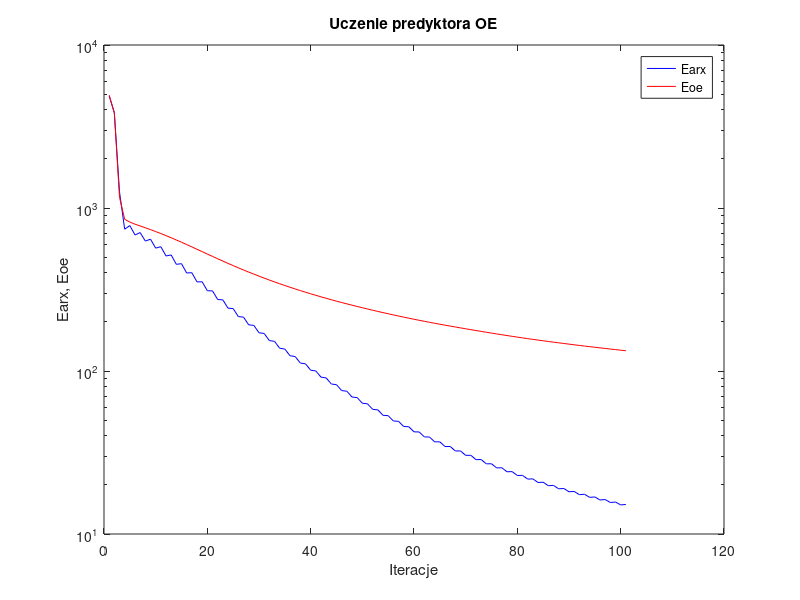
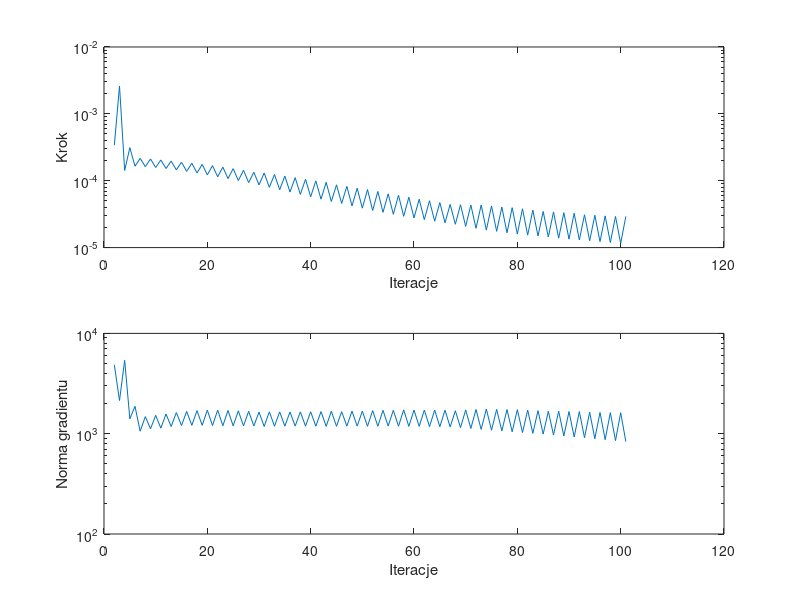

Reproduce these figures in MATLAB, in order.
%uczenie predyktora oe
clear all;
n=0; farx(n+1)=4.878460e+003; foe(n+1)=4.920592e+003; wspucz(n+1)=0.000000e+000; ng(n+1)=0.000000e+000;
n=1; farx(n+1)=3.847255e+003; foe(n+1)=3.822117e+003; krok(n+1)=3.395966e-004; ng(n+1)=4.857193e+003;
n=2; farx(n+1)=1.256359e+003; foe(n+1)=1.163550e+003; krok(n+1)=2.609735e-003; ng(n+1)=2.141793e+003;
n=3; farx(n+1)=7.415947e+002; foe(n+1)=8.522445e+002; krok(n+1)=1.422016e-004; ng(n+1)=5.385448e+003;
n=4; farx(n+1)=7.802357e+002; foe(n+1)=8.200977e+002; krok(n+1)=3.125285e-004; ng(n+1)=1.407255e+003;
n=5; farx(n+1)=6.832000e+002; foe(n+1)=7.954595e+002; krok(n+1)=1.646626e-004; ng(n+1)=1.875548e+003;
n=6; farx(n+1)=7.066234e+002; foe(n+1)=7.762101e+002; krok(n+1)=2.160041e-004; ng(n+1)=1.058436e+003;
n=7; farx(n+1)=6.267236e+002; foe(n+1)=7.561375e+002; krok(n+1)=1.625548e-004; ng(n+1)=1.480081e+003;
n=8; farx(n+1)=6.437031e+002; foe(n+1)=7.371231e+002; krok(n+1)=2.117778e-004; ng(n+1)=1.117525e+003;
n=9; farx(n+1)=5.674840e+002; foe(n+1)=7.168202e+002; krok(n+1)=1.575933e-004; ng(n+1)=1.521496e+003;
n=10; farx(n+1)=5.786970e+002; foe(n+1)=6.974296e+002; krok(n+1)=2.044712e-004; ng(n+1)=1.135648e+003;
n=11; farx(n+1)=5.080067e+002; foe(n+1)=6.767581e+002; krok(n+1)=1.522476e-004; ng(n+1)=1.570559e+003;
n=12; farx(n+1)=5.151778e+002; foe(n+1)=6.571140e+002; krok(n+1)=1.965251e-004; ng(n+1)=1.179008e+003;
n=13; farx(n+1)=4.513446e+002; foe(n+1)=6.363558e+002; krok(n+1)=1.455783e-004; ng(n+1)=1.625219e+003;
n=14; farx(n+1)=4.554237e+002; foe(n+1)=6.168177e+002; krok(n+1)=1.891134e-004; ng(n+1)=1.206388e+003;
n=15; farx(n+1)=3.991959e+002; foe(n+1)=5.964710e+002; krok(n+1)=1.381179e-004; ng(n+1)=1.667193e+003;
n=16; farx(n+1)=4.010073e+002; foe(n+1)=5.774749e+002; krok(n+1)=1.828020e-004; ng(n+1)=1.211632e+003;
n=17; farx(n+1)=3.521128e+002; foe(n+1)=5.579782e+002; krok(n+1)=1.306299e-004; ng(n+1)=1.698929e+003;
n=18; farx(n+1)=3.526203e+002; foe(n+1)=5.400032e+002; krok(n+1)=1.752601e-004; ng(n+1)=1.211551e+003;
n=19; farx(n+1)=3.107196e+002; foe(n+1)=5.217021e+002; krok(n+1)=1.223990e-004; ng(n+1)=1.717270e+003;
n=20; farx(n+1)=3.101165e+002; foe(n+1)=5.049209e+002; krok(n+1)=1.681794e-004; ng(n+1)=1.205644e+003;
n=21; farx(n+1)=2.744672e+002; foe(n+1)=4.880647e+002; krok(n+1)=1.147197e-004; ng(n+1)=1.718140e+003;
n=22; farx(n+1)=2.732161e+002; foe(n+1)=4.726395e+002; krok(n+1)=1.596151e-004; ng(n+1)=1.199941e+003;
n=23; farx(n+1)=2.429813e+002; foe(n+1)=4.573480e+002; krok(n+1)=1.077049e-004; ng(n+1)=1.702704e+003;
n=24; farx(n+1)=2.414671e+002; foe(n+1)=4.433276e+002; krok(n+1)=1.516372e-004; ng(n+1)=1.197660e+003;
n=25; farx(n+1)=2.156919e+002; foe(n+1)=4.294974e+002; krok(n+1)=1.004460e-004; ng(n+1)=1.691067e+003;
n=26; farx(n+1)=2.140668e+002; foe(n+1)=4.168293e+002; krok(n+1)=1.433326e-004; ng(n+1)=1.195335e+003;
n=27; farx(n+1)=1.920319e+002; foe(n+1)=4.044013e+002; krok(n+1)=9.371042e-005; ng(n+1)=1.671778e+003;
n=28; farx(n+1)=1.904201e+002; foe(n+1)=3.930061e+002; krok(n+1)=1.340733e-004; ng(n+1)=1.196073e+003;
n=29; farx(n+1)=1.716925e+002; foe(n+1)=3.819171e+002; krok(n+1)=8.683747e-005; ng(n+1)=1.640371e+003;
n=30; farx(n+1)=1.699539e+002; foe(n+1)=3.715523e+002; krok(n+1)=1.304575e-004; ng(n+1)=1.182129e+003;
n=31; farx(n+1)=1.536793e+002; foe(n+1)=3.614828e+002; krok(n+1)=7.964429e-005; ng(n+1)=1.651862e+003;
n=32; farx(n+1)=1.520331e+002; foe(n+1)=3.521371e+002; krok(n+1)=1.239407e-004; ng(n+1)=1.187156e+003;
n=33; farx(n+1)=1.379295e+002; foe(n+1)=3.430633e+002; krok(n+1)=7.332789e-005; ng(n+1)=1.650332e+003;
n=34; farx(n+1)=1.363600e+002; foe(n+1)=3.345993e+002; krok(n+1)=1.174602e-004; ng(n+1)=1.188762e+003;
n=35; farx(n+1)=1.240881e+002; foe(n+1)=3.264358e+002; krok(n+1)=6.776689e-005; ng(n+1)=1.646500e+003;
n=36; farx(n+1)=1.226639e+002; foe(n+1)=3.187703e+002; krok(n+1)=1.112180e-004; ng(n+1)=1.190447e+003;
n=37; farx(n+1)=1.119174e+002; foe(n+1)=3.113781e+002; krok(n+1)=6.242959e-005; ng(n+1)=1.650967e+003;
n=38; farx(n+1)=1.106306e+002; foe(n+1)=3.044014e+002; krok(n+1)=1.051134e-004; ng(n+1)=1.189652e+003;
n=39; farx(n+1)=1.011898e+002; foe(n+1)=2.976927e+002; krok(n+1)=5.755042e-005; ng(n+1)=1.655236e+003;
n=40; farx(n+1)=1.000382e+002; foe(n+1)=2.913112e+002; krok(n+1)=9.955398e-005; ng(n+1)=1.187506e+003;
n=41; farx(n+1)=9.170262e+001; foe(n+1)=2.851814e+002; krok(n+1)=5.294446e-005; ng(n+1)=1.661511e+003;
n=42; farx(n+1)=9.067520e+001; foe(n+1)=2.793105e+002; krok(n+1)=9.476985e-005; ng(n+1)=1.184540e+003;
n=43; farx(n+1)=8.323230e+001; foe(n+1)=2.736588e+002; krok(n+1)=4.888219e-005; ng(n+1)=1.673904e+003;
n=44; farx(n+1)=8.240091e+001; foe(n+1)=2.682963e+002; krok(n+1)=8.683747e-005; ng(n+1)=1.186466e+003;
n=45; farx(n+1)=7.583203e+001; foe(n+1)=2.631834e+002; krok(n+1)=4.572173e-005; ng(n+1)=1.659618e+003;
n=46; farx(n+1)=7.515557e+001; foe(n+1)=2.582427e+002; krok(n+1)=8.233132e-005; ng(n+1)=1.190576e+003;
n=47; farx(n+1)=6.924791e+001; foe(n+1)=2.534634e+002; krok(n+1)=4.204485e-005; ng(n+1)=1.677377e+003;
n=48; farx(n+1)=6.868348e+001; foe(n+1)=2.488799e+002; krok(n+1)=7.712392e-005; ng(n+1)=1.191455e+003;
n=49; farx(n+1)=6.342343e+001; foe(n+1)=2.444631e+002; krok(n+1)=3.886698e-005; ng(n+1)=1.676960e+003;
n=50; farx(n+1)=6.291738e+001; foe(n+1)=2.401605e+002; krok(n+1)=7.380789e-005; ng(n+1)=1.186239e+003;
n=51; farx(n+1)=5.816927e+001; foe(n+1)=2.360180e+002; krok(n+1)=3.594329e-005; ng(n+1)=1.700263e+003;
n=52; farx(n+1)=5.776558e+001; foe(n+1)=2.320157e+002; krok(n+1)=6.905895e-005; ng(n+1)=1.186526e+003;
n=53; farx(n+1)=5.347971e+001; foe(n+1)=2.281666e+002; krok(n+1)=3.369455e-005; ng(n+1)=1.709857e+003;
n=54; farx(n+1)=5.320844e+001; foe(n+1)=2.244786e+002; krok(n+1)=6.371327e-005; ng(n+1)=1.192504e+003;
n=55; farx(n+1)=4.936609e+001; foe(n+1)=2.209069e+002; krok(n+1)=3.146663e-005; ng(n+1)=1.711239e+003;
n=56; farx(n+1)=4.914425e+001; foe(n+1)=2.174407e+002; krok(n+1)=6.060680e-005; ng(n+1)=1.187108e+003;
n=57; farx(n+1)=4.566293e+001; foe(n+1)=2.140848e+002; krok(n+1)=2.936330e-005; ng(n+1)=1.727093e+003;
n=58; farx(n+1)=4.549838e+001; foe(n+1)=2.108419e+002; krok(n+1)=5.665485e-005; ng(n+1)=1.183619e+003;
n=59; farx(n+1)=4.235020e+001; foe(n+1)=2.077275e+002; krok(n+1)=2.780451e-005; ng(n+1)=1.719893e+003;
n=60; farx(n+1)=4.226541e+001; foe(n+1)=2.047221e+002; krok(n+1)=5.279238e-005; ng(n+1)=1.185272e+003;
n=61; farx(n+1)=3.941857e+001; foe(n+1)=2.018125e+002; krok(n+1)=2.617217e-005; ng(n+1)=1.717646e+003;
n=62; farx(n+1)=3.936605e+001; foe(n+1)=1.989864e+002; krok(n+1)=5.019773e-005; ng(n+1)=1.176680e+003;
n=63; farx(n+1)=3.676585e+001; foe(n+1)=1.962538e+002; krok(n+1)=2.480406e-005; ng(n+1)=1.719484e+003;
n=64; farx(n+1)=3.677113e+001; foe(n+1)=1.936302e+002; krok(n+1)=4.705554e-005; ng(n+1)=1.174694e+003;
n=65; farx(n+1)=3.440331e+001; foe(n+1)=1.910692e+002; krok(n+1)=2.352777e-005; ng(n+1)=1.713856e+003;
n=66; farx(n+1)=3.443729e+001; foe(n+1)=1.886126e+002; krok(n+1)=4.418089e-005; ng(n+1)=1.166280e+003;
n=67; farx(n+1)=3.230220e+001; foe(n+1)=1.862303e+002; krok(n+1)=2.230894e-005; ng(n+1)=1.693192e+003;
n=68; farx(n+1)=3.234014e+001; foe(n+1)=1.838922e+002; krok(n+1)=4.381503e-005; ng(n+1)=1.148080e+003;
n=69; farx(n+1)=3.037020e+001; foe(n+1)=1.815916e+002; krok(n+1)=2.078166e-005; ng(n+1)=1.724811e+003;
n=70; farx(n+1)=3.040327e+001; foe(n+1)=1.793574e+002; krok(n+1)=4.334515e-005; ng(n+1)=1.128061e+003;
n=71; farx(n+1)=2.859677e+001; foe(n+1)=1.771506e+002; krok(n+1)=1.943349e-005; ng(n+1)=1.743371e+003;
n=72; farx(n+1)=2.861686e+001; foe(n+1)=1.749998e+002; krok(n+1)=4.334515e-005; ng(n+1)=1.103844e+003;
n=73; farx(n+1)=2.694832e+001; foe(n+1)=1.728739e+002; krok(n+1)=1.827909e-005; ng(n+1)=1.764097e+003;
n=74; farx(n+1)=2.697026e+001; foe(n+1)=1.708280e+002; krok(n+1)=4.194015e-005; ng(n+1)=1.083454e+003;
n=75; farx(n+1)=2.544520e+001; foe(n+1)=1.688330e+002; krok(n+1)=1.749394e-005; ng(n+1)=1.748779e+003;
n=76; farx(n+1)=2.548800e+001; foe(n+1)=1.669146e+002; krok(n+1)=4.037383e-005; ng(n+1)=1.067567e+003;
n=77; farx(n+1)=2.409090e+001; foe(n+1)=1.650273e+002; krok(n+1)=1.666649e-005; ng(n+1)=1.740498e+003;
n=78; farx(n+1)=2.413729e+001; foe(n+1)=1.632013e+002; krok(n+1)=3.953838e-005; ng(n+1)=1.045559e+003;
n=79; farx(n+1)=2.284814e+001; foe(n+1)=1.614062e+002; krok(n+1)=1.593982e-005; ng(n+1)=1.736960e+003;
n=80; farx(n+1)=2.290551e+001; foe(n+1)=1.596836e+002; krok(n+1)=3.808337e-005; ng(n+1)=1.026178e+003;
n=81; farx(n+1)=2.171885e+001; foe(n+1)=1.579937e+002; krok(n+1)=1.538085e-005; ng(n+1)=1.719403e+003;
n=82; farx(n+1)=2.179223e+001; foe(n+1)=1.563804e+002; krok(n+1)=3.632731e-005; ng(n+1)=1.009308e+003;
n=83; farx(n+1)=2.070012e+001; foe(n+1)=1.547938e+002; krok(n+1)=1.489515e-005; ng(n+1)=1.696643e+003;
n=84; farx(n+1)=2.078594e+001; foe(n+1)=1.532786e+002; krok(n+1)=3.474555e-005; ng(n+1)=9.919516e+002;
n=85; farx(n+1)=1.978151e+001; foe(n+1)=1.517849e+002; krok(n+1)=1.438760e-005; ng(n+1)=1.674781e+003;
n=86; farx(n+1)=1.987031e+001; foe(n+1)=1.503393e+002; krok(n+1)=3.415827e-005; ng(n+1)=9.699205e+002;
n=87; farx(n+1)=1.893394e+001; foe(n+1)=1.489058e+002; krok(n+1)=1.384395e-005; ng(n+1)=1.676045e+003;
n=88; farx(n+1)=1.902419e+001; foe(n+1)=1.475260e+002; krok(n+1)=3.328831e-005; ng(n+1)=9.481775e+002;
n=89; farx(n+1)=1.815502e+001; foe(n+1)=1.461624e+002; krok(n+1)=1.338683e-005; ng(n+1)=1.663968e+003;
n=90; farx(n+1)=1.824752e+001; foe(n+1)=1.448434e+002; krok(n+1)=3.265748e-005; ng(n+1)=9.267528e+002;
n=91; farx(n+1)=1.742999e+001; foe(n+1)=1.435345e+002; krok(n+1)=1.302585e-005; ng(n+1)=1.661478e+003;
n=92; farx(n+1)=1.753425e+001; foe(n+1)=1.422995e+002; krok(n+1)=3.098519e-005; ng(n+1)=9.127860e+002;
n=93; farx(n+1)=1.677748e+001; foe(n+1)=1.410637e+002; krok(n+1)=1.266631e-005; ng(n+1)=1.636084e+003;
n=94; farx(n+1)=1.687974e+001; foe(n+1)=1.398745e+002; krok(n+1)=3.039391e-005; ng(n+1)=8.913265e+002;
n=95; farx(n+1)=1.617083e+001; foe(n+1)=1.386897e+002; krok(n+1)=1.229246e-005; ng(n+1)=1.628398e+003;
n=96; farx(n+1)=1.627297e+001; foe(n+1)=1.375467e+002; krok(n+1)=2.979031e-005; ng(n+1)=8.714414e+002;
n=97; farx(n+1)=1.560646e+001; foe(n+1)=1.364069e+002; krok(n+1)=1.194000e-005; ng(n+1)=1.622869e+003;
n=98; farx(n+1)=1.570890e+001; foe(n+1)=1.353076e+002; krok(n+1)=2.921834e-005; ng(n+1)=8.531585e+002;
n=99; farx(n+1)=1.508279e+001; foe(n+1)=1.342081e+002; krok(n+1)=1.155324e-005; ng(n+1)=1.618980e+003;
n=100; farx(n+1)=1.518087e+001; foe(n+1)=1.331336e+002; krok(n+1)=2.932016e-005; ng(n+1)=8.347664e+002;

figure; semilogy(farx,'b'); hold on; semilogy(foe,'r'); xlabel('Iteracje'); ylabel('Earx, Eoe'); legend('Earx','Eoe'); title('Uczenie predyktora OE');
figure; subplot(2,1,1); semilogy(krok); xlabel('Iteracje'); ylabel('Krok');
subplot(2,1,2); semilogy(ng); xlabel('Iteracje'); ylabel('Norma gradientu');
Earx=farx(n+1)
Eoe=foe(n+1)
